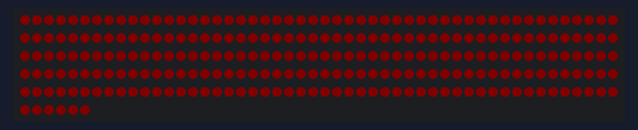
Bench run of a sketch on a simulated Arduino Uno, built with avr-gcc and run on an emulated ATmega328P. Parts: 256 RGB LEDs in strip order, left to right, continuing on the next row. Dim RGB values are drawn brighter than linear.

Above: at 0.1 s.
At 8.1 s:
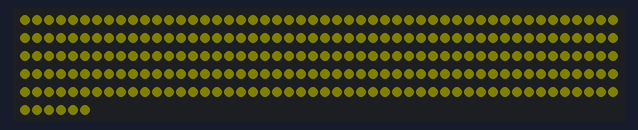
At 9.2 s:
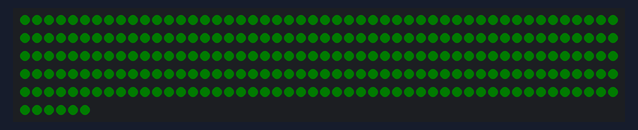

Measured:
- what the display in image 1 shows lasts 1.0 s, from 8.1 s to 9.1 s

The sketch:

Signal.ino
```cpp
#include <FastLED.h>
#define LED_PIN     6
#define NUM_LEDS    256     // 16 x 16 = 256 LEDs
#define BRIGHTNESS  5       // Brightness level (0-255)
#define LED_TYPE    WS2812B
#define COLOR_ORDER GRB
CRGB leds[NUM_LEDS];
void setup() {
 FastLED.addLeds<LED_TYPE, LED_PIN, COLOR_ORDER>(leds, NUM_LEDS);
 FastLED.setBrightness(BRIGHTNESS);
 // Blink Red for 8 seconds (4 blinks, 1s on + 1s off = 2s per blink)
 for (int i = 0; i < 4; i++) {
   fill_solid(leds, NUM_LEDS, CRGB::Red);
   FastLED.show();
   delay(1000);  // 1 second ON
   fill_solid(leds, NUM_LEDS, CRGB::Black);
   FastLED.show();
   delay(1000);  // 1 second OFF
 }
 // Yellow for 1 second
 fill_solid(leds, NUM_LEDS, CRGB::Yellow);
 FastLED.show();
 delay(1000);
 // Green for 1 second
 fill_solid(leds, NUM_LEDS, CRGB::Green);
 FastLED.show();
 delay(1000);
}
void loop() {
 // Intentionally left empty
}
```
